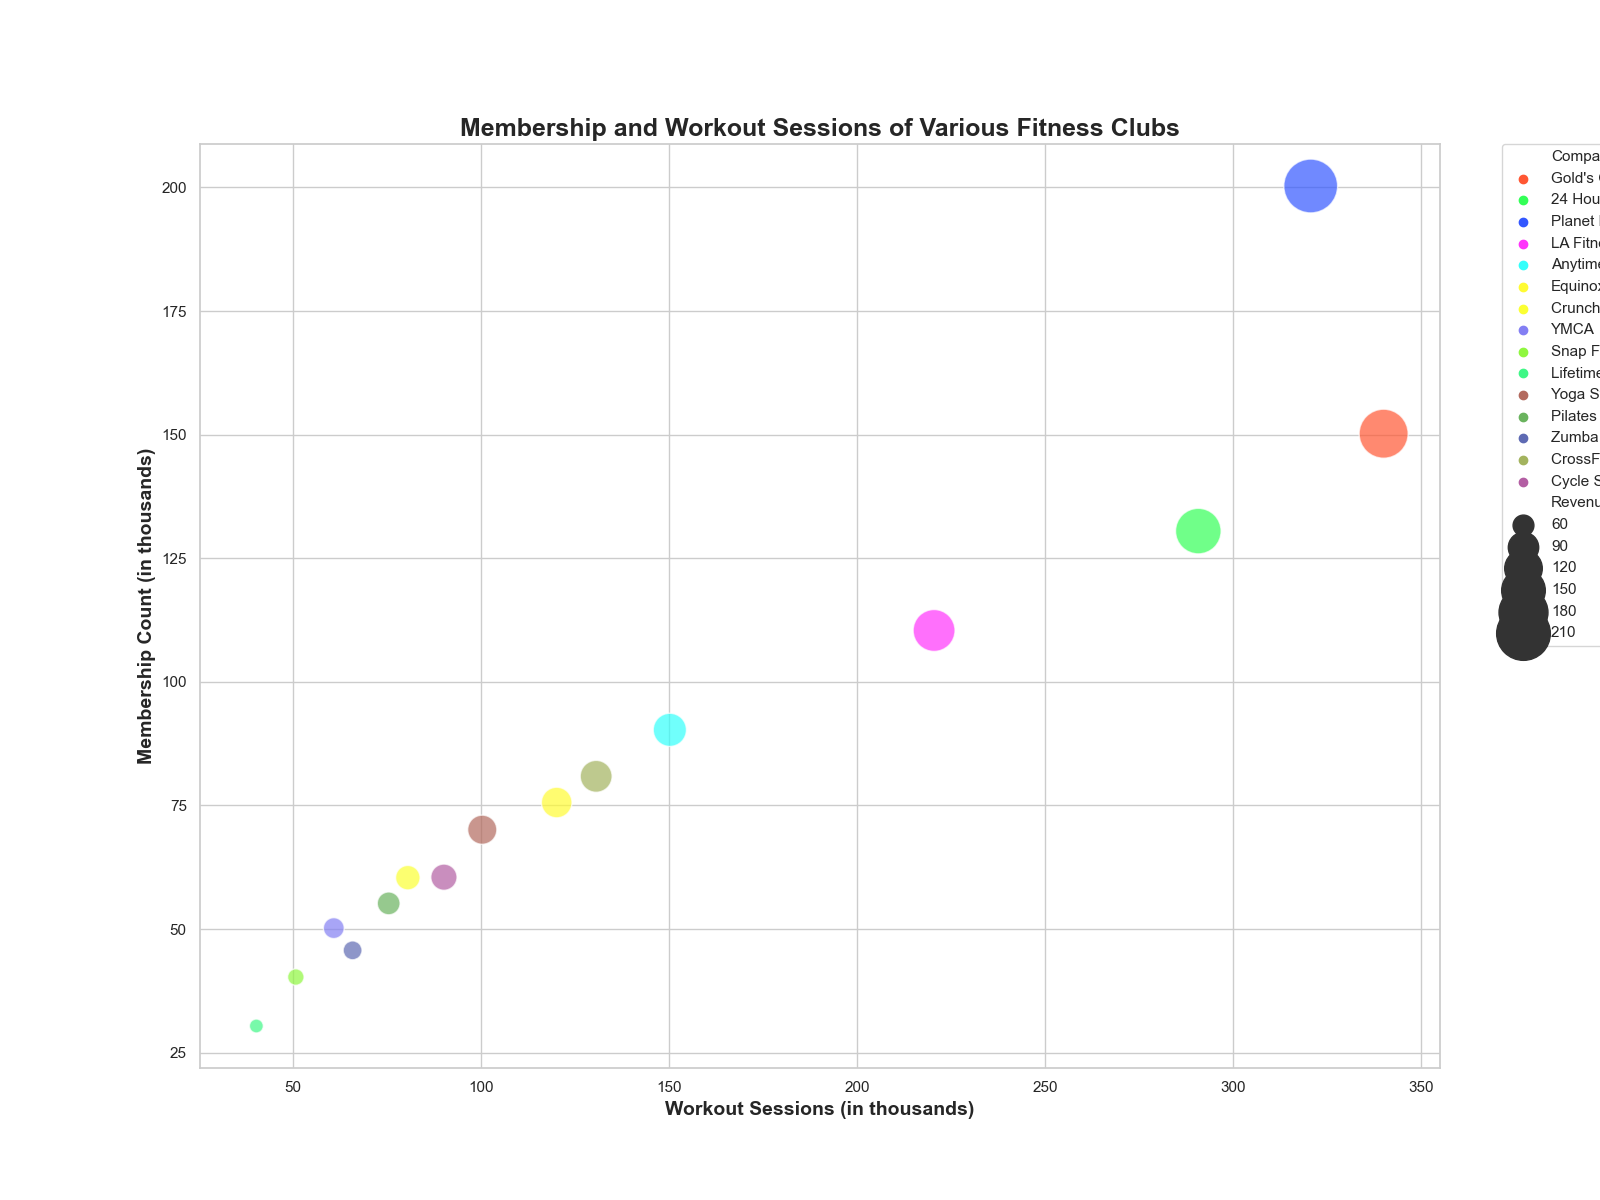

Recreate this plot in Python.

import seaborn as sns
import pandas as pd
import matplotlib.pyplot as plt

data = {
    'Company': ['Gold\'s Gym', '24 Hour Fitness', 'Planet Fitness', 'LA Fitness', 'Anytime Fitness', 
                'Equinox', 'Crunch Fitness', 'YMCA', 'Snap Fitness', 'Lifetime Fitness',
                'Yoga Studio', 'Pilates Center', 'Zumba Class', 'CrossFit Gym', 'Cycle Studio'],
    'MembershipCount': [150.2, 130.5, 200.3, 110.4, 90.3, 75.6, 60.4, 50.2, 40.3, 30.4, 70.1, 55.2, 45.7, 80.9, 60.5],
    'WorkoutSessions': [340.1, 290.8, 320.7, 220.5, 150.2, 120.1, 80.5, 60.8, 50.7, 40.2, 100.3, 75.4, 65.8, 130.6, 90.1],
    'Revenue': [180.3, 160.4, 210.5, 140.8, 100.9, 90.7, 70.2, 60.1, 50.0, 45.3, 85.4, 65.3, 55.2, 95.7, 75.4]
}

df = pd.DataFrame(data)

plt.figure(figsize=(16, 12))

bubble = sns.scatterplot(data=df, x='WorkoutSessions', y='MembershipCount', size='Revenue', 
                         hue='Company', palette=['#FF5733', '#33FF57', '#3357FF', '#FF33FB', 
                                                 '#33FFFB', '#FFFB33', '#FBFF33', '#837FF3',
                                                 '#8FF73F', '#3FF786', '#B36A5E', '#6AB35E',
                                                 '#5E6AB3', '#A3B35E', '#B35EA3'],
                         sizes=(100, 1500), alpha=0.7, edgecolor='w', linewidth=1)

bubble.set_title('Membership and Workout Sessions of Various Fitness Clubs', weight='bold', size=18)
bubble.set_xlabel('Workout Sessions (in thousands)', weight='bold', size=14)
bubble.set_ylabel('Membership Count (in thousands)', weight='bold', size=14)

plt.legend(bbox_to_anchor=(1.05, 1), loc='upper left', borderaxespad=0)
plt.show()
